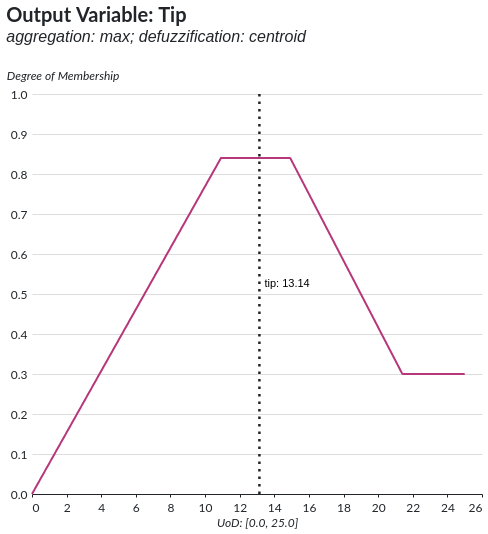

The code cell stored with this chart in its notebook:
### Code cell
plot_inference_outputs(fis=fis, crisp_inputs={"service": 5.8, "quality": 6.5})

### Figure 1 — Vega-Lite specification as saved in the notebook (floating-point values rounded to 4 significant figures; data arrays with more than 128 entries replaced by an {"elided": "..."} marker saying what was removed)
{"background": "#ffffff", "config": {"title": {"anchor": "start", "font": "Lato", "color": "#212529", "fontSize": 20, "fontStyle": "normal", "subtitleFontSize": 16, "subtitleColor": "#212529", "fontWeight": 700, "subtitleFontWeight": 400, "subtitleFontStyle": "italic", "dy": -20}, "legend": {"labelFont": "Lato", "labelFontSize": 12, "labelColor": "#212529", "padding": 0, "titleFontSize": 12, "titleFont": "Lato", "titleAnchor": "start", "titleFontWeight": 700}, "axis": {"titleFontSize": 12, "titleFontStyle": "italic", "titleFontWeight": 400, "titleFont": "Lato", "titleColor": "#212529", "labelFontSize": 12, "labelFont": "Lato", "labelColor": "#212529", "labelFontWeight": 400, "labelPadding": 5}, "axisY": {"domain": false, "grid": true, "grid_color": "#dee2e6", "gridWidth": 1, "ticks": false, "titleAngle": 0, "titleAlign": "left", "titleY": -12}, "axisX": {"domain": true, "domainColor": "#212529", "domainWidth": 1, "grid": false, "labelAngle": 0, "ticks": true, "tickColor": "#212529", "tickSize": 3}, "facet": {"spacing": 50}, "headerColumn": {"title": null, "titleFontSize": 14, "titleFontWeight": 700, "titleFont": "Lato", "labelAnchor": "middle", "labelFontSize": 12, "labelFontWeight": 700, "labelFont": "Lato"}, "headerRow": {"labelFont": "Lato", "labelFontSize": 12, "labelAngle": 0, "labelAlign": "left", "labelAnchor": "middle", "labelFontWeight": 700, "labelPadding": 25, "titleFont": "Lato", "titleFontSize": 14, "titleFontWeight": 700, "titleAngle": 0, "orient": "left", "title": null}, "area": {"fill": "#b6377a"}, "circle": {"fill": "#b6377a"}, "line": {"stroke": "#b6377a"}, "rule": {"stroke": "#212529"}, "path": {"stroke": "#b6377a"}, "point": {"stroke": "#b6377a"}, "rect": {"fill": "#b6377a"}, "shape": {"stroke": "#b6377a"}, "symbol": {"fill": "#b6377a"}, "bar": {"fill": "#b6377a"}, "view": {"stroke": "transparent"}, "range": {"category": {"scheme": "observable10"}, "diverging": {"scheme": "spectral"}, "heatmap": {"scheme": "magma"}, "ramp": {"scheme": "cividis"}, "ordinal": {"scheme": "lighttealblue"}}}, "vconcat": [{"layer": [{"data": {"name": "data-0e5b50c23bd236d13158c2316fe1612e"}, "mark": {"type": "line"}, "encoding": {"x": {"field": "x", "title": "UoD: [0.0, 25.0]", "type": "quantitative"}, "y": {"field": "membership", "scale": {"domain": [0, 1]}, "title": "Degree of Membership", "type": "quantitative"}}, "title": {"text": "Output Variable: Tip", "subtitle": "aggregation: max; defuzzification: centroid"}}, {"data": {"name": "data-601660a4338a789107b14def8d93c7c0"}, "mark": {"type": "rule", "strokeDash": [2.5, 5], "strokeWidth": 2.5}, "encoding": {"x": {"field": "x", "type": "quantitative"}}, "title": "Defuzzified Value: 13.14"}, {"data": {"name": "data-39cc233b56c096c3e278cc49af89e684"}, "mark": {"type": "text", "align": "left", "dx": 5, "dy": -10}, "encoding": {"text": {"field": "label", "type": "nominal"}, "x": {"field": "x", "type": "quantitative"}}}], "height": 400, "width": 450}], "resolve": {"scale": {"color": "independent", "x": "independent", "y": "independent"}}, "spacing": 15, "$schema": "https://vega.github.io/schema/vega-lite/v6.1.0.json", "datasets": {"data-0e5b50c23bd236d13158c2316fe1612e": {"elided": "500 records"}, "data-601660a4338a789107b14def8d93c7c0": [{"x": 13.14}], "data-39cc233b56c096c3e278cc49af89e684": [{"x": 13.14, "label": "tip: 13.14"}]}}
